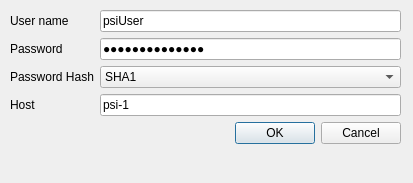
<?xml version="1.0" encoding="UTF-8"?>
<ui version="4.0">
 <class>ConnectionDialog</class>
 <widget class="QDialog" name="ConnectionDialog">
  <property name="geometry">
   <rect>
    <x>0</x>
    <y>0</y>
    <width>413</width>
    <height>183</height>
   </rect>
  </property>
  <property name="windowTitle">
   <string>Connection Dialog</string>
  </property>
  <widget class="QWidget" name="formLayoutWidget">
   <property name="geometry">
    <rect>
     <x>10</x>
     <y>10</y>
     <width>391</width>
     <height>161</height>
    </rect>
   </property>
   <layout class="QFormLayout" name="formLayout">
    <item row="0" column="0">
     <widget class="QLabel" name="usernameLabel">
      <property name="text">
       <string>User name</string>
      </property>
     </widget>
    </item>
    <item row="0" column="1">
     <widget class="QLineEdit" name="usernameEdit">
      <property name="text">
       <string>psiUser</string>
      </property>
     </widget>
    </item>
    <item row="1" column="0">
     <widget class="QLabel" name="passwordLabel">
      <property name="text">
       <string>Password</string>
      </property>
     </widget>
    </item>
    <item row="1" column="1">
     <widget class="QLineEdit" name="passwordEdit">
      <property name="text">
       <string>secretPassword</string>
      </property>
      <property name="echoMode">
       <enum>QLineEdit::Password</enum>
      </property>
     </widget>
    </item>
    <item row="3" column="0">
     <widget class="QLabel" name="hostLabel">
      <property name="text">
       <string>Host</string>
      </property>
     </widget>
    </item>
    <item row="3" column="1">
     <widget class="QLineEdit" name="hostEdit">
      <property name="text">
       <string>psi-1</string>
      </property>
      <property name="echoMode">
       <enum>QLineEdit::Normal</enum>
      </property>
     </widget>
    </item>
    <item row="5" column="1">
     <widget class="QDialogButtonBox" name="buttonBox">
      <property name="orientation">
       <enum>Qt::Horizontal</enum>
      </property>
      <property name="standardButtons">
       <set>QDialogButtonBox::Cancel|QDialogButtonBox::Ok</set>
      </property>
     </widget>
    </item>
    <item row="2" column="0">
     <widget class="QLabel" name="hashLabel">
      <property name="text">
       <string>Password Hash</string>
      </property>
     </widget>
    </item>
    <item row="2" column="1">
     <widget class="QComboBox" name="hashCombo">
      <item>
       <property name="text">
        <string>SHA1</string>
       </property>
      </item>
      <item>
       <property name="text">
        <string>MD5</string>
       </property>
      </item>
     </widget>
    </item>
   </layout>
  </widget>
 </widget>
 <resources/>
 <connections>
  <connection>
   <sender>buttonBox</sender>
   <signal>accepted()</signal>
   <receiver>ConnectionDialog</receiver>
   <slot>accept()</slot>
   <hints>
    <hint type="sourcelabel">
     <x>248</x>
     <y>254</y>
    </hint>
    <hint type="destinationlabel">
     <x>157</x>
     <y>274</y>
    </hint>
   </hints>
  </connection>
  <connection>
   <sender>buttonBox</sender>
   <signal>rejected()</signal>
   <receiver>ConnectionDialog</receiver>
   <slot>reject()</slot>
   <hints>
    <hint type="sourcelabel">
     <x>316</x>
     <y>260</y>
    </hint>
    <hint type="destinationlabel">
     <x>286</x>
     <y>274</y>
    </hint>
   </hints>
  </connection>
 </connections>
</ui>
